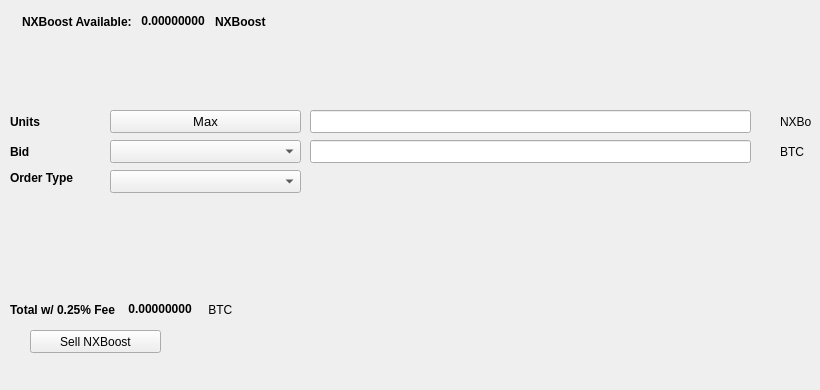
   <widget class="QWidget" name="SellTab">
    <attribute name="title">
     <string>Sell</string>
    </attribute>
    <widget class="QLabel" name="label_16">
     <property name="geometry">
      <rect>
       <x>780</x>
       <y>140</y>
       <width>31</width>
       <height>23</height>
      </rect>
     </property>
     <property name="text">
      <string>BTC</string>
     </property>
    </widget>
    <widget class="QComboBox" name="SellBidcomboBox">
     <property name="geometry">
      <rect>
       <x>110</x>
       <y>140</y>
       <width>191</width>
       <height>23</height>
      </rect>
     </property>
     <property name="font">
      <font>
       <pointsize>10</pointsize>
      </font>
     </property>
    </widget>
    <widget class="QLabel" name="label_18">
     <property name="geometry">
      <rect>
       <x>10</x>
       <y>110</y>
       <width>46</width>
       <height>23</height>
      </rect>
     </property>
     <property name="font">
      <font>
       <weight>75</weight>
       <bold>true</bold>
      </font>
     </property>
     <property name="text">
      <string>Units</string>
     </property>
    </widget>
    <widget class="QPushButton" name="Sell_Max_Amount">
     <property name="geometry">
      <rect>
       <x>110</x>
       <y>110</y>
       <width>191</width>
       <height>23</height>
      </rect>
     </property>
     <property name="font">
      <font>
       <pointsize>10</pointsize>
      </font>
     </property>
     <property name="text">
      <string>Max</string>
     </property>
    </widget>
    <widget class="QLabel" name="label_20">
     <property name="geometry">
      <rect>
       <x>10</x>
       <y>170</y>
       <width>91</width>
       <height>16</height>
      </rect>
     </property>
     <property name="font">
      <font>
       <weight>75</weight>
       <bold>true</bold>
      </font>
     </property>
     <property name="text">
      <string>Order Type</string>
     </property>
    </widget>
    <widget class="QComboBox" name="SellOrdertypeCombo">
     <property name="geometry">
      <rect>
       <x>110</x>
       <y>170</y>
       <width>191</width>
       <height>23</height>
      </rect>
     </property>
     <property name="font">
      <font>
       <pointsize>10</pointsize>
      </font>
     </property>
    </widget>
    <widget class="QLabel" name="label_21">
     <property name="geometry">
      <rect>
       <x>10</x>
       <y>140</y>
       <width>46</width>
       <height>23</height>
      </rect>
     </property>
     <property name="font">
      <font>
       <weight>75</weight>
       <bold>true</bold>
      </font>
     </property>
     <property name="text">
      <string>Bid</string>
     </property>
    </widget>
    <widget class="QLabel" name="label_22">
     <property name="geometry">
      <rect>
       <x>780</x>
       <y>110</y>
       <width>31</width>
       <height>23</height>
      </rect>
     </property>
     <property name="text">
      <string>NXBoost</string>
     </property>
    </widget>
    <widget class="QLineEdit" name="UnitsInputNXBoost">
     <property name="geometry">
      <rect>
       <x>310</x>
       <y>110</y>
       <width>441</width>
       <height>23</height>
      </rect>
     </property>
     <property name="font">
      <font>
       <pointsize>9</pointsize>
       <weight>75</weight>
       <bold>true</bold>
      </font>
     </property>
    </widget>
    <widget class="QLineEdit" name="SellBidPriceEdit">
     <property name="geometry">
      <rect>
       <x>310</x>
       <y>140</y>
       <width>441</width>
       <height>23</height>
      </rect>
     </property>
     <property name="font">
      <font>
       <pointsize>9</pointsize>
       <weight>75</weight>
       <bold>true</bold>
      </font>
     </property>
    </widget>
    <widget class="QPushButton" name="SellNXBoostBTN">
     <property name="geometry">
      <rect>
       <x>30</x>
       <y>330</y>
       <width>131</width>
       <height>23</height>
      </rect>
     </property>
     <property name="text">
      <string>Sell NXBoost</string>
     </property>
     <property name="icon">
      <iconset resource="../nxboost">
       <normaloff>:/icons/bitcoin</normaloff>:/icons/bitcoin</iconset>
     </property>
    </widget>
    <widget class="QWidget" name="layoutWidget3">
     <property name="geometry">
      <rect>
       <x>22</x>
       <y>12</y>
       <width>258</width>
       <height>19</height>
      </rect>
     </property>
     <layout class="QHBoxLayout" name="horizontalLayout">
      <item>
       <widget class="QLabel" name="label232_2">
        <property name="font">
         <font>
          <weight>75</weight>
          <bold>true</bold>
         </font>
        </property>
        <property name="text">
         <string>NXBoost Available:</string>
        </property>
       </widget>
      </item>
      <item>
       <widget class="QLabel" name="NXBoostAvailableLabel">
        <property name="palette">
         <palette>
          <active>
           <colorrole role="WindowText">
            <brush brushstyle="SolidPattern">
             <color alpha="255">
              <red>0</red>
              <green>0</green>
              <blue>0</blue>
             </color>
            </brush>
           </colorrole>
           <colorrole role="Button">
            <brush brushstyle="SolidPattern">
             <color alpha="255">
              <red>0</red>
              <green>170</green>
              <blue>0</blue>
             </color>
            </brush>
           </colorrole>
           <colorrole role="Light">
            <brush brushstyle="SolidPattern">
             <color alpha="255">
              <red>0</red>
              <green>255</green>
              <blue>0</blue>
             </color>
            </brush>
           </colorrole>
           <colorrole role="Midlight">
            <brush brushstyle="SolidPattern">
             <color alpha="255">
              <red>0</red>
              <green>212</green>
              <blue>0</blue>
             </color>
            </brush>
           </colorrole>
           <colorrole role="Dark">
            <brush brushstyle="SolidPattern">
             <color alpha="255">
              <red>0</red>
              <green>85</green>
              <blue>0</blue>
             </color>
            </brush>
           </colorrole>
           <colorrole role="Mid">
            <brush brushstyle="SolidPattern">
             <color alpha="255">
              <red>0</red>
              <green>113</green>
              <blue>0</blue>
             </color>
            </brush>
           </colorrole>
           <colorrole role="Text">
            <brush brushstyle="SolidPattern">
             <color alpha="255">
              <red>0</red>
              <green>170</green>
              <blue>0</blue>
             </color>
            </brush>
           </colorrole>
           <colorrole role="BrightText">
            <brush brushstyle="SolidPattern">
             <color alpha="255">
              <red>255</red>
              <green>255</green>
              <blue>255</blue>
             </color>
            </brush>
           </colorrole>
           <colorrole role="ButtonText">
            <brush brushstyle="SolidPattern">
             <color alpha="255">
              <red>0</red>
              <green>0</green>
              <blue>0</blue>
             </color>
            </brush>
           </colorrole>
           <colorrole role="Base">
            <brush brushstyle="SolidPattern">
             <color alpha="255">
              <red>255</red>
              <green>255</green>
              <blue>255</blue>
             </color>
            </brush>
           </colorrole>
           <colorrole role="Window">
            <brush brushstyle="SolidPattern">
             <color alpha="255">
              <red>0</red>
              <green>170</green>
              <blue>0</blue>
             </color>
            </brush>
           </colorrole>
           <colorrole role="Shadow">
            <brush brushstyle="SolidPattern">
             <color alpha="255">
              <red>0</red>
              <green>0</green>
              <blue>0</blue>
             </color>
            </brush>
           </colorrole>
           <colorrole role="AlternateBase">
            <brush brushstyle="SolidPattern">
             <color alpha="255">
              <red>127</red>
              <green>212</green>
              <blue>127</blue>
             </color>
            </brush>
           </colorrole>
           <colorrole role="ToolTipBase">
            <brush brushstyle="SolidPattern">
             <color alpha="255">
              <red>255</red>
              <green>255</green>
              <blue>220</blue>
             </color>
            </brush>
           </colorrole>
           <colorrole role="ToolTipText">
            <brush brushstyle="SolidPattern">
             <color alpha="255">
              <red>0</red>
              <green>0</green>
              <blue>0</blue>
             </color>
            </brush>
           </colorrole>
          </active>
          <inactive>
           <colorrole role="WindowText">
            <brush brushstyle="SolidPattern">
             <color alpha="255">
              <red>0</red>
              <green>0</green>
              <blue>0</blue>
             </color>
            </brush>
           </colorrole>
           <colorrole role="Button">
            <brush brushstyle="SolidPattern">
             <color alpha="255">
              <red>0</red>
              <green>170</green>
              <blue>0</blue>
             </color>
            </brush>
           </colorrole>
           <colorrole role="Light">
            <brush brushstyle="SolidPattern">
             <color alpha="255">
              <red>0</red>
              <green>255</green>
              <blue>0</blue>
             </color>
            </brush>
           </colorrole>
           <colorrole role="Midlight">
            <brush brushstyle="SolidPattern">
             <color alpha="255">
              <red>0</red>
              <green>212</green>
              <blue>0</blue>
             </color>
            </brush>
           </colorrole>
           <colorrole role="Dark">
            <brush brushstyle="SolidPattern">
             <color alpha="255">
              <red>0</red>
              <green>85</green>
              <blue>0</blue>
             </color>
            </brush>
           </colorrole>
           <colorrole role="Mid">
            <brush brushstyle="SolidPattern">
             <color alpha="255">
              <red>0</red>
              <green>113</green>
              <blue>0</blue>
             </color>
            </brush>
           </colorrole>
           <colorrole role="Text">
            <brush brushstyle="SolidPattern">
             <color alpha="255">
              <red>0</red>
              <green>170</green>
              <blue>0</blue>
             </color>
            </brush>
           </colorrole>
           <colorrole role="BrightText">
            <brush brushstyle="SolidPattern">
             <color alpha="255">
              <red>255</red>
              <green>255</green>
              <blue>255</blue>
             </color>
            </brush>
           </colorrole>
           <colorrole role="ButtonText">
            <brush brushstyle="SolidPattern">
             <color alpha="255">
              <red>0</red>
              <green>0</green>
              <blue>0</blue>
             </color>
            </brush>
           </colorrole>
           <colorrole role="Base">
            <brush brushstyle="SolidPattern">
             <color alpha="255">
              <red>255</red>
              <green>255</green>
              <blue>255</blue>
             </color>
            </brush>
           </colorrole>
           <colorrole role="Window">
            <brush brushstyle="SolidPattern">
             <color alpha="255">
              <red>0</red>
              <green>170</green>
              <blue>0</blue>
             </color>
            </brush>
           </colorrole>
           <colorrole role="Shadow">
            <brush brushstyle="SolidPattern">
             <color alpha="255">
              <red>0</red>
              <green>0</green>
              <blue>0</blue>
             </color>
            </brush>
           </colorrole>
           <colorrole role="AlternateBase">
            <brush brushstyle="SolidPattern">
             <color alpha="255">
              <red>127</red>
              <green>212</green>
              <blue>127</blue>
             </color>
            </brush>
           </colorrole>
           <colorrole role="ToolTipBase">
            <brush brushstyle="SolidPattern">
             <color alpha="255">
              <red>255</red>
              <green>255</green>
              <blue>220</blue>
             </color>
            </brush>
           </colorrole>
           <colorrole role="ToolTipText">
            <brush brushstyle="SolidPattern">
             <color alpha="255">
              <red>0</red>
              <green>0</green>
              <blue>0</blue>
             </color>
            </brush>
           </colorrole>
          </inactive>
          <disabled>
           <colorrole role="WindowText">
            <brush brushstyle="SolidPattern">
             <color alpha="255">
              <red>0</red>
              <green>85</green>
              <blue>0</blue>
             </color>
            </brush>
           </colorrole>
           <colorrole role="Button">
            <brush brushstyle="SolidPattern">
             <color alpha="255">
              <red>0</red>
              <green>170</green>
              <blue>0</blue>
             </color>
            </brush>
           </colorrole>
           <colorrole role="Light">
            <brush brushstyle="SolidPattern">
             <color alpha="255">
              <red>0</red>
              <green>255</green>
              <blue>0</blue>
             </color>
            </brush>
           </colorrole>
           <colorrole role="Midlight">
            <brush brushstyle="SolidPattern">
             <color alpha="255">
              <red>0</red>
              <green>212</green>
              <blue>0</blue>
             </color>
            </brush>
           </colorrole>
           <colorrole role="Dark">
            <brush brushstyle="SolidPattern">
             <color alpha="255">
              <red>0</red>
              <green>85</green>
              <blue>0</blue>
             </color>
            </brush>
           </colorrole>
           <colorrole role="Mid">
            <brush brushstyle="SolidPattern">
             <color alpha="255">
              <red>0</red>
              <green>113</green>
              <blue>0</blue>
             </color>
            </brush>
           </colorrole>
           <colorrole role="Text">
            <brush brushstyle="SolidPattern">
             <color alpha="255">
              <red>0</red>
              <green>85</green>
              <blue>0</blue>
             </color>
            </brush>
           </colorrole>
           <colorrole role="BrightText">
            <brush brushstyle="SolidPattern">
             <color alpha="255">
              <red>255</red>
              <green>255</green>
              <blue>255</blue>
             </color>
            </brush>
           </colorrole>
           <colorrole role="ButtonText">
            <brush brushstyle="SolidPattern">
             <color alpha="255">
              <red>0</red>
              <green>85</green>
              <blue>0</blue>
             </color>
            </brush>
           </colorrole>
           <colorrole role="Base">
            <brush brushstyle="SolidPattern">
             <color alpha="255">
              <red>0</red>
              <green>170</green>
              <blue>0</blue>
             </color>
            </brush>
           </colorrole>
           <colorrole role="Window">
            <brush brushstyle="SolidPattern">
             <color alpha="255">
              <red>0</red>
              <green>170</green>
              <blue>0</blue>
             </color>
            </brush>
           </colorrole>
           <colorrole role="Shadow">
            <brush brushstyle="SolidPattern">
             <color alpha="255">
              <red>0</red>
              <green>0</green>
              <blue>0</blue>
             </color>
            </brush>
           </colorrole>
           <colorrole role="AlternateBase">
            <brush brushstyle="SolidPattern">
             <color alpha="255">
              <red>0</red>
              <green>170</green>
              <blue>0</blue>
             </color>
            </brush>
           </colorrole>
           <colorrole role="ToolTipBase">
            <brush brushstyle="SolidPattern">
             <color alpha="255">
              <red>255</red>
              <green>255</green>
              <blue>220</blue>
             </color>
            </brush>
           </colorrole>
           <colorrole role="ToolTipText">
            <brush brushstyle="SolidPattern">
             <color alpha="255">
              <red>0</red>
              <green>0</green>
              <blue>0</blue>
             </color>
            </brush>
           </colorrole>
          </disabled>
         </palette>
        </property>
        <property name="font">
         <font>
          <weight>75</weight>
          <bold>true</bold>
         </font>
        </property>
        <property name="text">
         <string> 0.00000000 </string>
        </property>
        <property name="textInteractionFlags">
         <set>Qt::LinksAccessibleByMouse|Qt::TextSelectableByKeyboard|Qt::TextSelectableByMouse</set>
        </property>
       </widget>
      </item>
      <item>
       <widget class="QLabel" name="labelNXBoost">
        <property name="font">
         <font>
          <weight>75</weight>
          <bold>true</bold>
         </font>
        </property>
        <property name="text">
         <string>NXBoost</string>
        </property>
       </widget>
      </item>
     </layout>
    </widget>
    <widget class="QWidget" name="layoutWidget">
     <property name="geometry">
      <rect>
       <x>10</x>
       <y>300</y>
       <width>268</width>
       <height>19</height>
      </rect>
     </property>
     <layout class="QHBoxLayout" name="horizontalLayout_2">
      <item>
       <widget class="QLabel" name="label_19">
        <property name="font">
         <font>
          <weight>75</weight>
          <bold>true</bold>
         </font>
        </property>
        <property name="text">
         <string>Total w/ 0.25% Fee </string>
        </property>
       </widget>
      </item>
      <item>
       <widget class="QLabel" name="SellCostLabel">
        <property name="palette">
         <palette>
          <active>
           <colorrole role="WindowText">
            <brush brushstyle="SolidPattern">
             <color alpha="255">
              <red>0</red>
              <green>0</green>
              <blue>0</blue>
             </color>
            </brush>
           </colorrole>
           <colorrole role="Button">
            <brush brushstyle="SolidPattern">
             <color alpha="255">
              <red>0</red>
              <green>170</green>
              <blue>0</blue>
             </color>
            </brush>
           </colorrole>
           <colorrole role="Light">
            <brush brushstyle="SolidPattern">
             <color alpha="255">
              <red>0</red>
              <green>255</green>
              <blue>0</blue>
             </color>
            </brush>
           </colorrole>
           <colorrole role="Midlight">
            <brush brushstyle="SolidPattern">
             <color alpha="255">
              <red>0</red>
              <green>212</green>
              <blue>0</blue>
             </color>
            </brush>
           </colorrole>
           <colorrole role="Dark">
            <brush brushstyle="SolidPattern">
             <color alpha="255">
              <red>0</red>
              <green>85</green>
              <blue>0</blue>
             </color>
            </brush>
           </colorrole>
           <colorrole role="Mid">
            <brush brushstyle="SolidPattern">
             <color alpha="255">
              <red>0</red>
              <green>113</green>
              <blue>0</blue>
             </color>
            </brush>
           </colorrole>
           <colorrole role="Text">
            <brush brushstyle="SolidPattern">
             <color alpha="255">
              <red>0</red>
              <green>170</green>
              <blue>0</blue>
             </color>
            </brush>
           </colorrole>
           <colorrole role="BrightText">
            <brush brushstyle="SolidPattern">
             <color alpha="255">
              <red>255</red>
              <green>255</green>
              <blue>255</blue>
             </color>
            </brush>
           </colorrole>
           <colorrole role="ButtonText">
            <brush brushstyle="SolidPattern">
             <color alpha="255">
              <red>0</red>
              <green>0</green>
              <blue>0</blue>
             </color>
            </brush>
           </colorrole>
           <colorrole role="Base">
            <brush brushstyle="SolidPattern">
             <color alpha="255">
              <red>255</red>
              <green>255</green>
              <blue>255</blue>
             </color>
            </brush>
           </colorrole>
           <colorrole role="Window">
            <brush brushstyle="SolidPattern">
             <color alpha="255">
              <red>0</red>
              <green>170</green>
              <blue>0</blue>
             </color>
            </brush>
           </colorrole>
           <colorrole role="Shadow">
            <brush brushstyle="SolidPattern">
             <color alpha="255">
              <red>0</red>
              <green>0</green>
              <blue>0</blue>
             </color>
            </brush>
           </colorrole>
           <colorrole role="AlternateBase">
            <brush brushstyle="SolidPattern">
             <color alpha="255">
              <red>127</red>
              <green>212</green>
              <blue>127</blue>
             </color>
            </brush>
           </colorrole>
           <colorrole role="ToolTipBase">
            <brush brushstyle="SolidPattern">
             <color alpha="255">
              <red>255</red>
              <green>255</green>
              <blue>220</blue>
             </color>
            </brush>
           </colorrole>
           <colorrole role="ToolTipText">
            <brush brushstyle="SolidPattern">
             <color alpha="255">
              <red>0</red>
              <green>0</green>
              <blue>0</blue>
             </color>
            </brush>
           </colorrole>
          </active>
          <inactive>
           <colorrole role="WindowText">
            <brush brushstyle="SolidPattern">
             <color alpha="255">
              <red>0</red>
              <green>0</green>
              <blue>0</blue>
             </color>
            </brush>
           </colorrole>
           <colorrole role="Button">
            <brush brushstyle="SolidPattern">
             <color alpha="255">
              <red>0</red>
              <green>170</green>
              <blue>0</blue>
             </color>
            </brush>
           </colorrole>
           <colorrole role="Light">
            <brush brushstyle="SolidPattern">
             <color alpha="255">
              <red>0</red>
              <green>255</green>
              <blue>0</blue>
             </color>
            </brush>
           </colorrole>
           <colorrole role="Midlight">
            <brush brushstyle="SolidPattern">
             <color alpha="255">
              <red>0</red>
              <green>212</green>
              <blue>0</blue>
             </color>
            </brush>
           </colorrole>
           <colorrole role="Dark">
            <brush brushstyle="SolidPattern">
             <color alpha="255">
              <red>0</red>
              <green>85</green>
              <blue>0</blue>
             </color>
            </brush>
           </colorrole>
           <colorrole role="Mid">
            <brush brushstyle="SolidPattern">
             <color alpha="255">
              <red>0</red>
              <green>113</green>
              <blue>0</blue>
             </color>
            </brush>
           </colorrole>
           <colorrole role="Text">
            <brush brushstyle="SolidPattern">
             <color alpha="255">
              <red>0</red>
              <green>170</green>
              <blue>0</blue>
             </color>
            </brush>
           </colorrole>
           <colorrole role="BrightText">
            <brush brushstyle="SolidPattern">
             <color alpha="255">
              <red>255</red>
              <green>255</green>
              <blue>255</blue>
             </color>
            </brush>
           </colorrole>
           <colorrole role="ButtonText">
            <brush brushstyle="SolidPattern">
             <color alpha="255">
              <red>0</red>
              <green>0</green>
              <blue>0</blue>
             </color>
            </brush>
           </colorrole>
           <colorrole role="Base">
            <brush brushstyle="SolidPattern">
             <color alpha="255">
              <red>255</red>
              <green>255</green>
              <blue>255</blue>
             </color>
            </brush>
           </colorrole>
           <colorrole role="Window">
            <brush brushstyle="SolidPattern">
             <color alpha="255">
              <red>0</red>
              <green>170</green>
              <blue>0</blue>
             </color>
            </brush>
           </colorrole>
           <colorrole role="Shadow">
            <brush brushstyle="SolidPattern">
             <color alpha="255">
              <red>0</red>
              <green>0</green>
              <blue>0</blue>
             </color>
            </brush>
           </colorrole>
           <colorrole role="AlternateBase">
            <brush brushstyle="SolidPattern">
             <color alpha="255">
              <red>127</red>
              <green>212</green>
              <blue>127</blue>
             </color>
            </brush>
           </colorrole>
           <colorrole role="ToolTipBase">
            <brush brushstyle="SolidPattern">
             <color alpha="255">
              <red>255</red>
              <green>255</green>
              <blue>220</blue>
             </color>
            </brush>
           </colorrole>
           <colorrole role="ToolTipText">
            <brush brushstyle="SolidPattern">
             <color alpha="255">
              <red>0</red>
              <green>0</green>
              <blue>0</blue>
             </color>
            </brush>
           </colorrole>
          </inactive>
          <disabled>
           <colorrole role="WindowText">
            <brush brushstyle="SolidPattern">
             <color alpha="255">
              <red>0</red>
              <green>85</green>
              <blue>0</blue>
             </color>
            </brush>
           </colorrole>
           <colorrole role="Button">
            <brush brushstyle="SolidPattern">
             <color alpha="255">
              <red>0</red>
              <green>170</green>
              <blue>0</blue>
             </color>
            </brush>
           </colorrole>
           <colorrole role="Light">
            <brush brushstyle="SolidPattern">
             <color alpha="255">
              <red>0</red>
              <green>255</green>
              <blue>0</blue>
             </color>
            </brush>
           </colorrole>
           <colorrole role="Midlight">
            <brush brushstyle="SolidPattern">
             <color alpha="255">
              <red>0</red>
              <green>212</green>
              <blue>0</blue>
             </color>
            </brush>
           </colorrole>
           <colorrole role="Dark">
            <brush brushstyle="SolidPattern">
             <color alpha="255">
              <red>0</red>
              <green>85</green>
              <blue>0</blue>
             </color>
            </brush>
           </colorrole>
           <colorrole role="Mid">
            <brush brushstyle="SolidPattern">
             <color alpha="255">
              <red>0</red>
              <green>113</green>
              <blue>0</blue>
             </color>
            </brush>
           </colorrole>
           <colorrole role="Text">
            <brush brushstyle="SolidPattern">
             <color alpha="255">
              <red>0</red>
              <green>85</green>
              <blue>0</blue>
             </color>
            </brush>
           </colorrole>
           <colorrole role="BrightText">
            <brush brushstyle="SolidPattern">
             <color alpha="255">
              <red>255</red>
              <green>255</green>
              <blue>255</blue>
             </color>
            </brush>
           </colorrole>
           <colorrole role="ButtonText">
            <brush brushstyle="SolidPattern">
             <color alpha="255">
              <red>0</red>
              <green>85</green>
              <blue>0</blue>
             </color>
            </brush>
           </colorrole>
           <colorrole role="Base">
            <brush brushstyle="SolidPattern">
             <color alpha="255">
              <red>0</red>
              <green>170</green>
              <blue>0</blue>
             </color>
            </brush>
           </colorrole>
           <colorrole role="Window">
            <brush brushstyle="SolidPattern">
             <color alpha="255">
              <red>0</red>
              <green>170</green>
              <blue>0</blue>
             </color>
            </brush>
           </colorrole>
           <colorrole role="Shadow">
            <brush brushstyle="SolidPattern">
             <color alpha="255">
              <red>0</red>
              <green>0</green>
              <blue>0</blue>
             </color>
            </brush>
           </colorrole>
           <colorrole role="AlternateBase">
            <brush brushstyle="SolidPattern">
             <color alpha="255">
              <red>0</red>
              <green>170</green>
              <blue>0</blue>
             </color>
            </brush>
           </colorrole>
           <colorrole role="ToolTipBase">
            <brush brushstyle="SolidPattern">
             <color alpha="255">
              <red>255</red>
              <green>255</green>
              <blue>220</blue>
             </color>
            </brush>
           </colorrole>
           <colorrole role="ToolTipText">
            <brush brushstyle="SolidPattern">
             <color alpha="255">
              <red>0</red>
              <green>0</green>
              <blue>0</blue>
             </color>
            </brush>
           </colorrole>
          </disabled>
         </palette>
        </property>
        <property name="font">
         <font>
          <weight>75</weight>
          <bold>true</bold>
         </font>
        </property>
        <property name="autoFillBackground">
         <bool>false</bool>
        </property>
        <property name="text">
         <string> 0.00000000</string>
        </property>
        <property name="textInteractionFlags">
         <set>Qt::LinksAccessibleByMouse|Qt::TextSelectableByMouse</set>
        </property>
       </widget>
      </item>
      <item>
       <widget class="QLabel" name="label_17">
        <property name="font">
         <font>
          <weight>50</weight>
          <bold>false</bold>
         </font>
        </property>
        <property name="text">
         <string> BTC</string>
        </property>
       </widget>
      </item>
     </layout>
    </widget>
    <widget class="QLabel" name="label_23">
     <property name="geometry">
      <rect>
       <x>460</x>
       <y>300</y>
       <width>281</width>
       <height>81</height>
      </rect>
     </property>
     <property name="text">
      <string/>
     </property>
     <property name="pixmap">
      <pixmap>:/images/bittrex</pixmap>
     </property>
    </widget>
   </widget>
